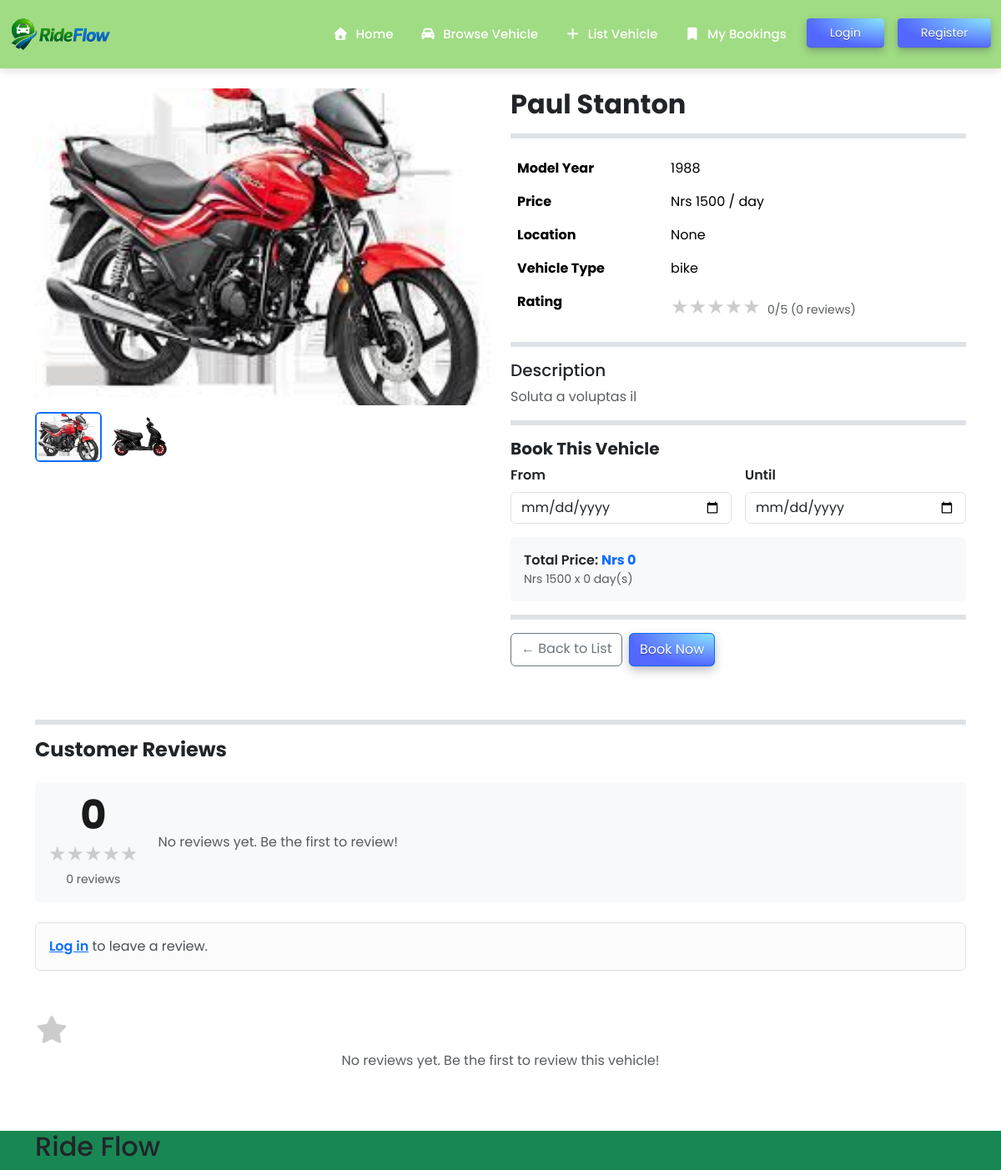
The page /vehicle_detail/4/ on the database as committed earlier.
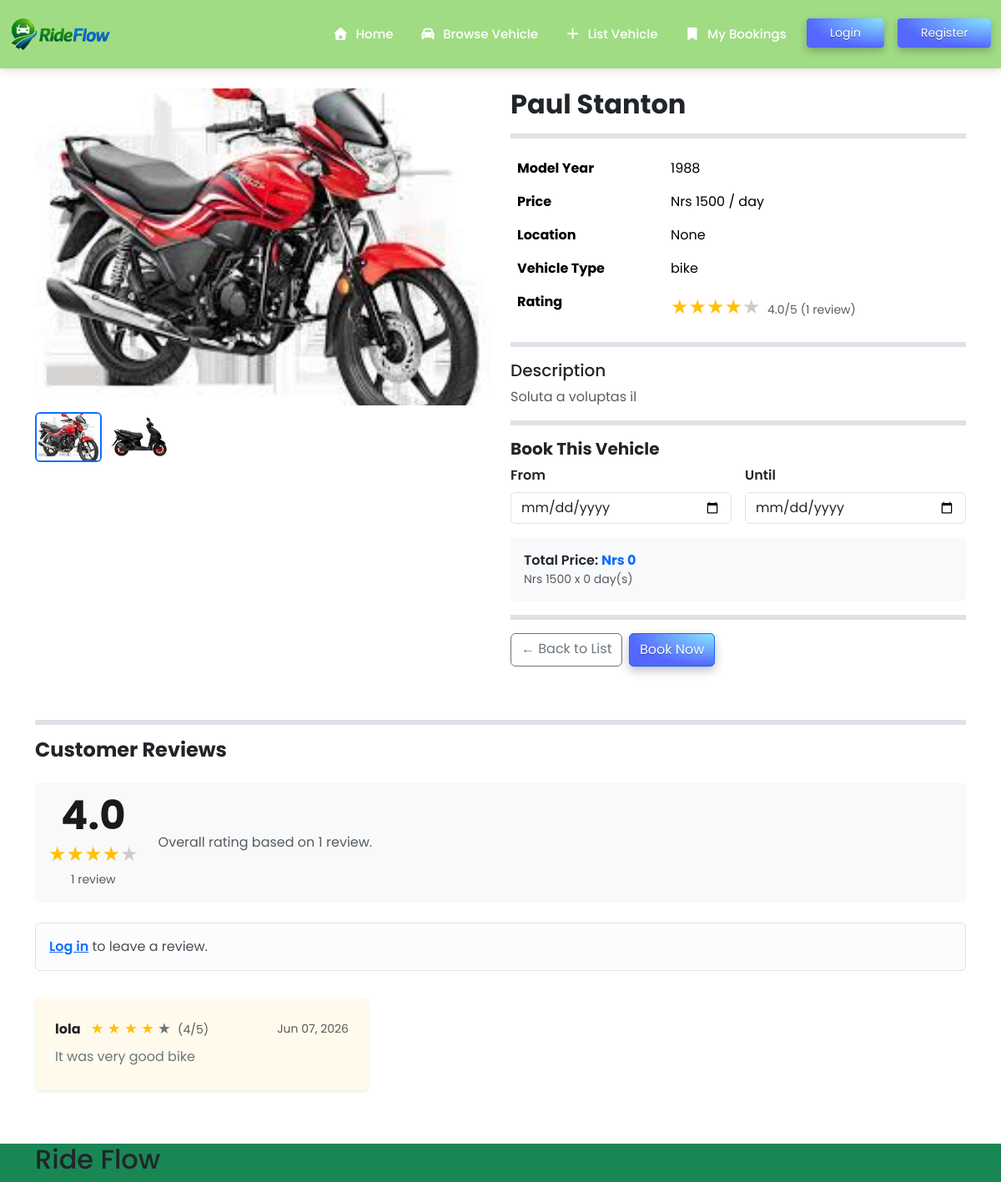
The same page on the database as committed later.
### core/models.py (models this page shows, shortened)
class VehicleImage(models.Model):
    vehicle = models.ForeignKey(Vehicle, on_delete=models.CASCADE, related_name='images')
    image = models.ImageField(upload_to='vehicle_images/')

class Review(models.Model):
    vehicle  = models.ForeignKey(Vehicle, on_delete=models.CASCADE, related_name='reviews')
    user     = models.ForeignKey(settings.AUTH_USER_MODEL, on_delete=models.CASCADE)
    rating   = models.IntegerField(validators=[MinValueValidator(1), MaxValueValidator(5)])
    comment  = models.TextField(blank=True)
    created_at = models.DateTimeField(auto_now_add=True)
    class Meta:
        unique_together = ('vehicle', 'user')
        ordering = ['-created_at']

### accounts/models.py (models this page shows, shortened)
class CustomUser(AbstractUser):
    phone_number = models.CharField(max_length=20, blank=True, null=True)
    profile_picture = models.ImageField(upload_to='profile_pics/', blank=True, null=True)

### core/views.py (the view, shortened to what this page needs)
# urls.py: path('vehicle_detail/<int:id>/' , views.vehicle_detail , name = 'vehicle_detail' ),
def vehicle_detail(request, id):
    from payments.models import Booking
    vehicle    = get_object_or_404(Vehicle, id=id)
    images     = vehicle.images.all()
    reviews    = vehicle.reviews.all()
    avg_rating = reviews.aggregate(Avg('rating'))['rating__avg'] or 0
    avg_rating = round(avg_rating, 1)
    user_review = None
    can_review  = False
    return render(request, 'core/vehicle_detail.html', {
        'vehicle':      vehicle,
        'images':       images,
        'reviews':      reviews,
        'avg_rating':   avg_rating,
        'review_count': reviews.count(),
        'user_review':  user_review,
        'can_review':   can_review,
    })

### core/templates/core/vehicle_detail.html (shortened to what the changed rows need)
{% extends "base.html" %}
{% load static %}
{% block content %}
<div class="container mt-4">
    <div class="row">
        <div class="col-md-6">
            {% with images|first as main_img %}
            {% if main_img %}
            <img id="main-image" src="{{ main_img.image.url }}" alt="{{ vehicle.name }}" class="img-fluid rounded w-100"
                style="max-height: 380px; object-fit: cover;">
            {% else %}
            <div id="main-image" class="bg-secondary text-white d-flex align-items-center
                justify-content-center rounded" style="height: 380px;">
                No Image Available
            </div>
            {% endif %}
            {% endwith %}
            <div class="d-flex gap-2 mt-2 flex-wrap">
                {% for img in images %}
                <img src="{{ img.image.url }}" alt="{{ vehicle.name }}"
                    onclick="changeImage('{{ img.image.url }}', this)" class="thumbnail-img" style="width:80px; height:60px; object-fit:cover; border-radius:6px;
                           cursor:pointer; border:2px solid transparent;">
                {% endfor %}
            </div>
        </div>
        <div class="col-md-6">
            <h2 class="fw-bold">{{ vehicle.name }}</h2>
            <table class="table table-borderless">
                <tr>
                    <td>
                        <span id="avg-stars" data-rating="{{ avg_rating }}"></span>
                        <span class="text-muted small ms-1">
                            {{ avg_rating }}/5 ({{ review_count }} review{{ review_count|pluralize }})
                        </span>
                    </td>
                </tr>
            </table>
        </div>
    </div>
</div>
<div class="container mt-5 mb-5">
    <div class="d-flex align-items-center gap-4 mb-4 p-3 bg-light rounded">
        <div class="text-center">
            <div style="font-size:3rem; font-weight:700; color:#1a1a1a; line-height:1;">
                {{ avg_rating }}
            </div>
            <div id="avg-stars-big" data-rating="{{ avg_rating }}" class="mt-1"></div>
            <small class="text-muted">{{ review_count }} review{{ review_count|pluralize }}</small>
        </div>
        <div>
            <p class="mb-0 text-muted">
                {% if review_count == 0 %}
                No reviews yet. Be the first to review!
                {% else %}
                Overall rating based on {{ review_count }} review{{ review_count|pluralize }}.
                {% endif %}
            </p>
        </div>
    </div>
    <div class="mt-3">
        {% for review in reviews %}
        <div class="card border-0 shadow-sm mb-3">
            <div class="card-body p-4">
                <div class="d-flex justify-content-between align-items-center">
                    <div>
                        <strong class="me-2">{{ review.user.username }}</strong>
                        {% for i in "12345" %}
                        <span
                            class="{% if forloop.counter <= review.rating %}text-warning{% else %}text-secondary{% endif %}"
                            style="font-size:1.1rem;">★</span>
                        {% endfor %}
                        <span class="text-muted small ms-1">({{ review.rating }}/5)</span>
                    </div>
                    <small class="text-muted">{{ review.created_at|date:"M d, Y" }}</small>
                </div>
                <p class="mt-2 mb-1 text-secondary">
                    {{ review.comment|default:"No comment left." }}
                </p>
            </div>
        </div>
        {% empty %}
        <div class="text-center py-4 text-muted">
            <i class="fa fa-star fa-2x mb-2 d-block" style="color:#ccc;"></i>
            No reviews yet. Be the first to review this vehicle!
        </div>
        {% endfor %}
    </div>
</div>
{% endblock content %}

Rows that differ between the two databases and show on the page:
added Review: user.username "lola", rating "4", created_at "Jun 07, 2026", comment "It was very good bike"
Other text that changed with them:
{{ avg_rating }}: "0" → "4.0"
{{ review_count }}: "0" → "1"
{{ review_count }}: (not shown) → "1"
text no longer shown: "No reviews yet. Be the first to review! No reviews yet. Be the first to review this vehicle!"
text now shown: "Overall rating based on review ."
